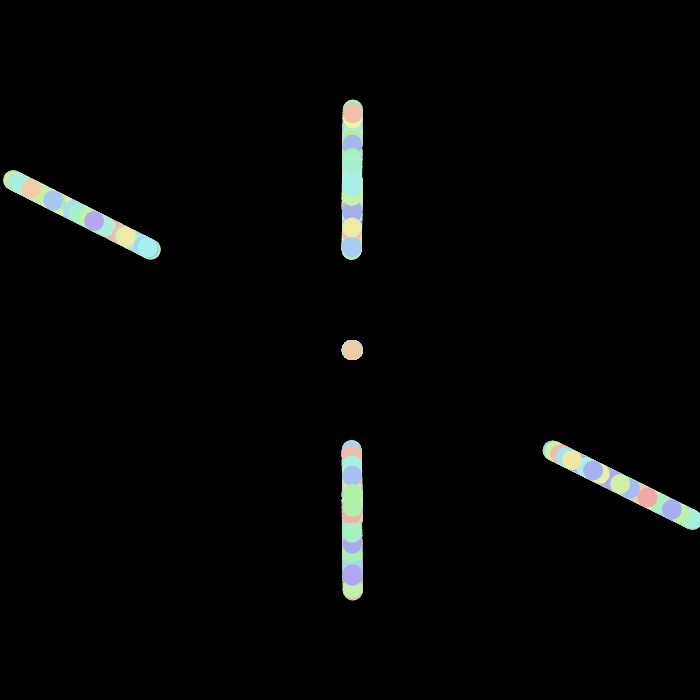
Frame 1 (no input)
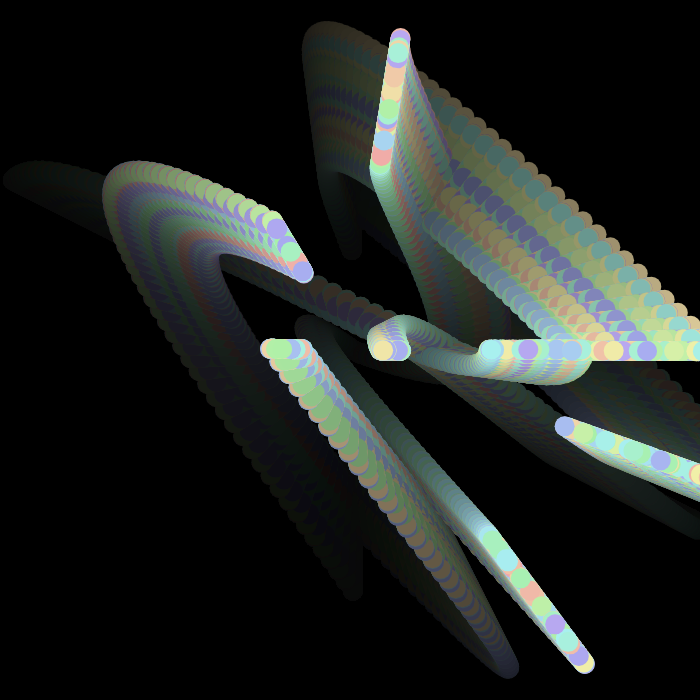
Frame 60 (no input)
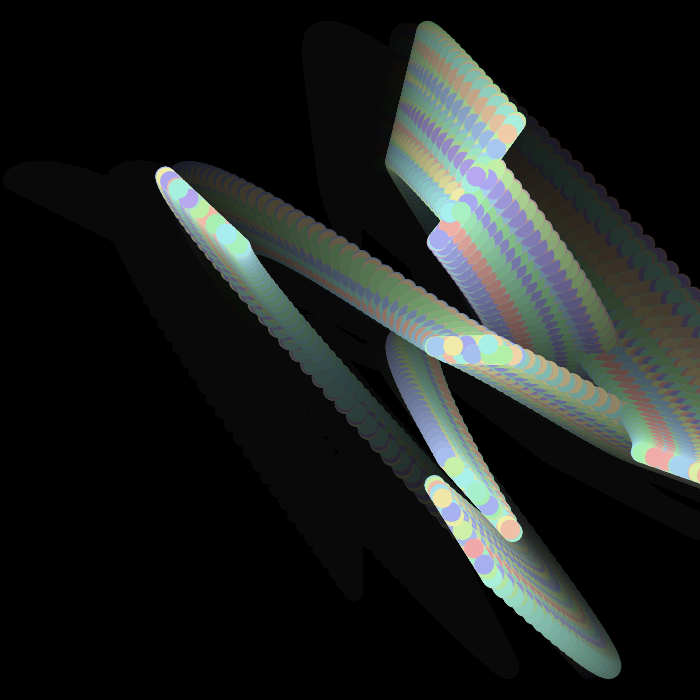
Frame 120 (the mouse pressed at the canvas centre since frame 60)

The p5.js sketch that drew these frames (run headless with seeded random() and noise() and a simulated clock; from frame 60 on, the mouse is pressed at the canvas centre):

// p5.js sketch
// ── sketch.js
var loopFrame = 180;
var recorder;
var canvas;

let ps = [];
let o, f, g;
function setup() {
  // recorder = new P5Recorder({ gifLength: 100 });
  createCanvas(700, 700);
  colorMode(HSL);

  o = int(random(0, 5));
  print(o);
  for (let i = 0; i < 2000; i++) {
    let c = random(0, 255);
    ps.push({ r: random(0, 1), c });
  }
  f = sin;
  g = cos;
  if (random() > 0.5) {
    print("f = cos");
    // f = cos;
  }

  if (random() > 0.5) {
    print("g = sin");
    // g = sin;
  }
}

let t = 0;
let r = 70;
function draw() {
  if (frameCount <= 1) background(0);
  background(0, 0.05);
  translate(width / 2, height / 2);
  noStroke();
  for (let i = 0; i < ps.length; i++) {
    fill(ps[i].c, 70, 80);
    let theta = t + (i * PI) / 4;
    let ra = r * ps[i].r + 100;
    let x = ra * (g(theta) + g(theta * o) + f(millis() / 1000));
    let y = ra * (f(theta) + g(theta * o));
    circle(x, y, 20);
  }
  t += 0.02;

  // recorder.capture(frameCount);
}
